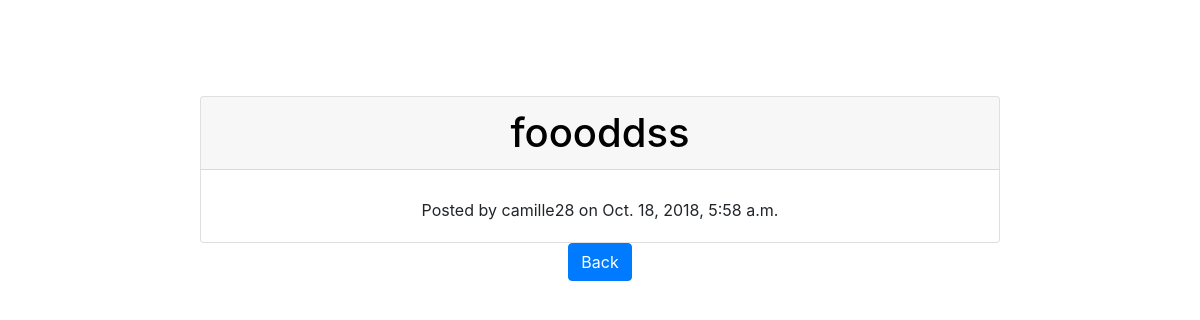
The page /archive_list/ on the database as committed earlier.
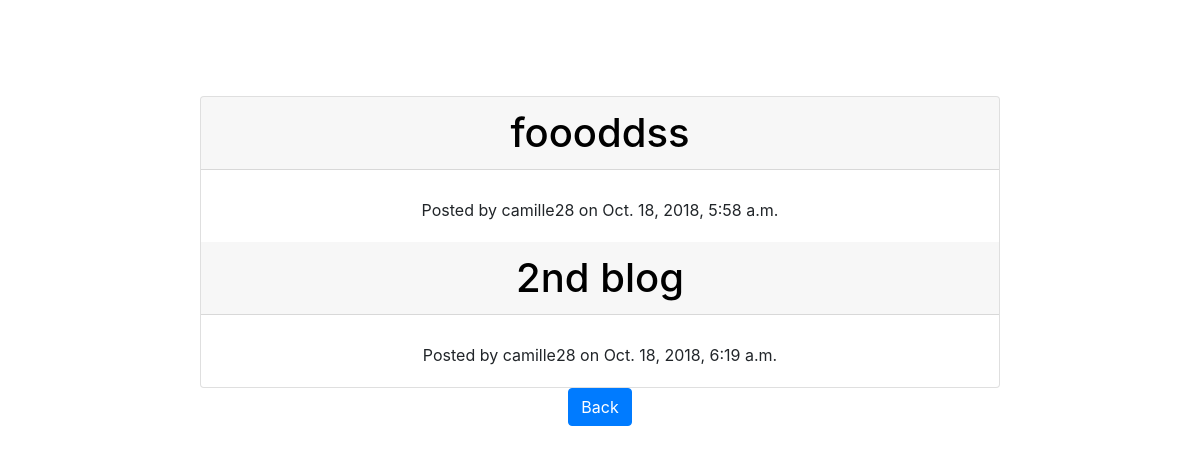
The same page on the database as committed later.
### mainblog/models.py (models this page shows, shortened)
class Post(models.Model):
    title = models.CharField(max_length=50)
    author = models.ForeignKey(User, on_delete=models.CASCADE)
    date_added = models.DateTimeField(auto_now_add=True)
    date_mod = models.DateTimeField(null=True)
    text = models.TextField(null=True)
    is_archived = models.BooleanField(default=False)
    cover_image = models.ImageField(upload_to='cover_images/')
    draft = models.BooleanField(default=False)
    category = models.ForeignKey("Category", on_delete=models.CASCADE)
    tag = models.ManyToManyField(Tag)

### mainblog/views.py (the view)
# urls.py: path('archive_list/', views.archive_list, name='archive_list'),
def archive_list(request):
    archive = Post.objects.filter(is_archived=True)
    return render(request, 'archive_list.html', {'archive': archive})

### templates/archive_list.html (shortened to what this page needs)
{% extends 'base.html' %}
{% block content %}
<center>
    <div class="card" style="width: 50rem; margin-top: 8%;">
        {% for post in archive %}
        <h1 class="card-header"> <a style="text-decoration: none; color:black;"> {{ post.title }}</a> </h1>
            <div class="card-body">
                    <p class="card-text">Posted by  {{ post.author }} on  {{ post.date_added}} </p>
             </div>
        {% endfor %}
        </div>
        <a href="{% url 'index' %}"> <button class="btn btn-primary">Back</button></a>
</center>
{% endblock%}

Rows that differ between the two databases and show on the page:
now on this page (row edited): Post: title "2nd blog", author "camille28", date_added "Oct. 18, 2018, 6:19 a.m."
